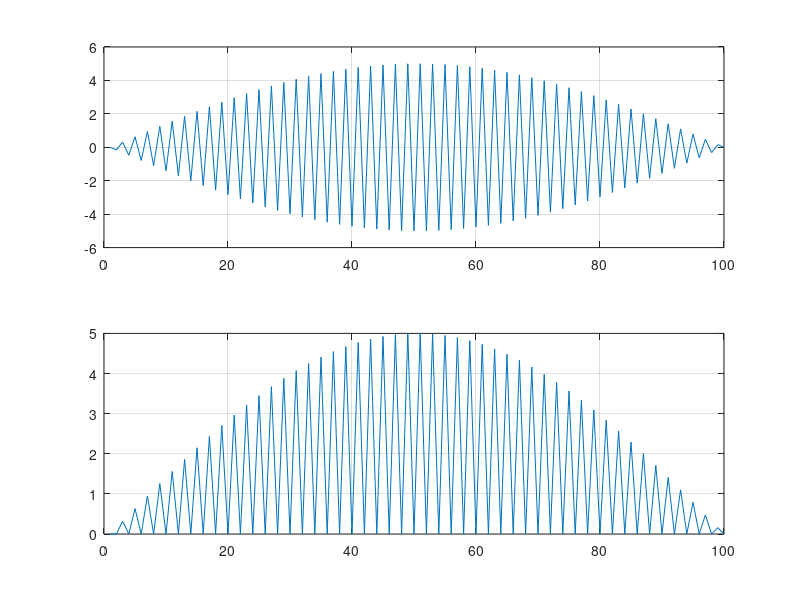

Write the MATLAB code that produced this figure.
% Half Wave Rectifier Program %
l=linspace(0,10,100);
f=input('Enter frequency(in Hz) :')
A=input('Enter Amplitude(in V) :')
sig=A*sin(2*pi*f*l); % sig denotes signal %
subplot(211)
plot(sig);
grid

% u=1:9; %
% t=(1:) %
for t=1:100
   
if A*sin(2*pi*f*l(t))<=0
    sig(t)=0;
else
    sig(t) = A*sin(2*pi*f*l(t));

end
end
subplot(212)
plot(sig);
grid

